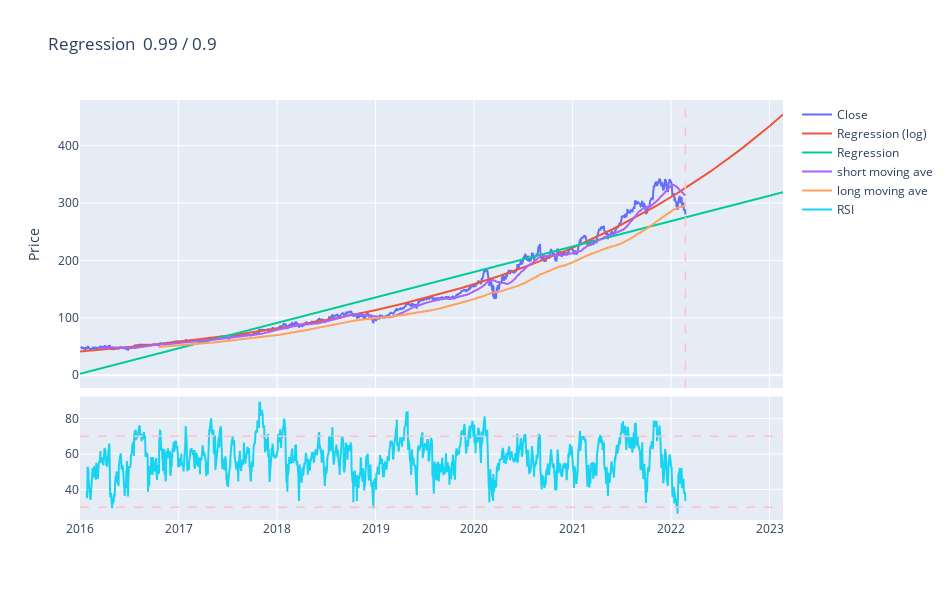

The cell this chart's notebook holds for it:
### Code cell
############### price range ####################
tdy = dt.datetime.today()
stdate = '2016-01-01'
eddate_tr = tdy
eddate_te = tdy

ma_type = 'sma'
preddays = 366  # future for prediction
mapd = (50, 200)  # (short, long) moving average period

# stock prices
stock = yf.Ticker(ticker)
skhist_tr = stock.history(start = stdate, end = eddate_tr).dropna()
skhist_te = stock.history(start = stdate, end = eddate_te).dropna()
skhigh_tr = skhist_tr['High']
sklow_tr = skhist_tr['Low']
skopen_tr = skhist_tr['Open']
skclose_tr = skhist_tr['Close']
skopen_te = skhist_te['Open']
skclose_te = skhist_te['Close']
skgl_te = [(skclose_te[i+1] - skclose_te[i])/skclose_te[i] for i in range(len(skclose_te)-1)]

# moving average
if ma_type == 'sma':
    mashort = sma(price = skclose_te, days = mapd[0])
    malong = sma(price = skclose_te, days = mapd[1])

elif ma_type == 'ema':
    mashort = ema(price = skclose_te, smooth = 2, days = mapd[0])
    malong = ema(price = skclose_te, smooth = 2, days = mapd[1])
    
dr_tr = (skclose_tr - skopen_tr)/skclose_tr
dr_te = (skclose_te - skopen_te)/skclose_te
dates_tr = skhist_tr.index
dates_te = skhist_te.index

# create index for regression
time_tr = np.array((dates_tr - dates_tr[0])/np.timedelta64(1, 'D')).reshape(-1, 1)
time_te = np.array((dates_te - dates_te[0])/np.timedelta64(1, 'D')).reshape(-1, 1)
pred_tm = np.array(range(int(time_te[-1])+1, int(time_te[-1])+preddays)).reshape(-1, 1)
time_pred = np.concatenate((time_te, pred_tm))

# prediction and moving ave time for plot
tm_pred = [dt.date.fromisoformat(stdate) + dt.timedelta(days = int(time_pred[i])) for i in range(len(time_pred))]

# time for short and long moving average
tm_mas = dates_te[mapd[0]:]
tm_mal = dates_te[mapd[1]:]

## regression on log(price)
reg_close_log = LinearRegression().fit(time_tr, np.log(skclose_tr))
close_score1 = np.round(reg_close_log.score(time_tr, np.log(skclose_tr)), 2)
pred_close1 = np.exp(reg_close_log.predict(time_pred))

## regression on price
reg_close = LinearRegression().fit(time_tr, skclose_tr)
close_score2 = np.round(reg_close.score(time_tr, skclose_tr), 2)
pred_close2 = reg_close.predict(time_pred)

## relative strength index
gain_ave1 = np.sum([gl for gl in skgl_te[:14] if gl >= 0])/14
loss_ave1 = np.sum([gl for gl in skgl_te[:14] if gl < 0])/14

skgl_rsi = skgl_te[14:]
gain_aves = [gain_ave1]
loss_aves = [loss_ave1]
for i in range(1, len(skgl_rsi)):
    
    if skgl_rsi[i] >= 0:
        cg = skgl_rsi[i]
        cl = 0
    elif skgl_rsi[i] < 0:
        cg = 0
        cl = skgl_rsi[i]
        
    gain_ave = (gain_aves[i-1]*13 + cg)/14
    gain_aves.append(gain_ave)
    
    loss_ave = (loss_aves[i-1]*13 + cl)/14
    loss_aves.append(loss_ave)

rs = abs(np.array(gain_aves)/np.array(loss_aves))
rsi = 100 - 100/(1 + rs)

## plots
fig = make_subplots(rows=2, cols=1, shared_xaxes=True, vertical_spacing=0.02, row_heights = [0.7, 0.3])

fig.add_trace(go.Scatter(x = dates_te, y = skclose_te, name = 'Close'), row=1, col=1)
fig.add_trace(go.Scatter(x = tm_pred, y = pred_close1, name = 'Regression (log)'), row=1, col=1)
fig.add_trace(go.Scatter(x = tm_pred, y = pred_close2, name = 'Regression'), row=1, col=1)
fig.add_trace(go.Scatter(x = tm_mas, y = mashort, name = 'short moving ave'), row=1, col=1)
fig.add_trace(go.Scatter(x = tm_mal, y = malong, name = 'long moving ave'),row=1, col=1)
fig.add_vline(x = dates_tr[-1], line_width = 1.5, line_dash = 'dash', line_color = 'pink', row=1, col=1)

fig.add_trace(go.Scatter(x = dates_te[15:], y = rsi, name = 'RSI'), row = 2, col = 1)
fig.add_hline(y = 30, line_width = 1.5, line_dash = 'dash', line_color = 'pink', row=2, col=1)
fig.add_hline(y = 70, line_width = 1.5, line_dash = 'dash', line_color = 'pink', row=2, col=1)
fig.update_layout(title='Regression  '+str(close_score1)+' / '+str(close_score2), yaxis_title='Price', width = 950, height = 600)
fig.show()

### Figure 1 — Plotly figure (JSON) as saved in the notebook; plotly's stock layout.template omitted (floating-point values rounded to 4 significant figures; data arrays with more than 128 entries replaced by an {"elided": "..."} marker saying what was removed)
{"data": [{"name": "Close", "type": "scatter", "x": {"elided": "1547 str values"}, "xaxis": "x", "y": {"elided": "1547 float values"}, "yaxis": "y"}, {"name": "Regression (log)", "type": "scatter", "x": {"elided": "1912 str values"}, "xaxis": "x", "y": {"elided": "1912 float values"}, "yaxis": "y"}, {"name": "Regression", "type": "scatter", "x": {"elided": "1912 str values"}, "xaxis": "x", "y": {"elided": "1912 float values"}, "yaxis": "y"}, {"name": "short moving ave", "type": "scatter", "x": {"elided": "1497 str values"}, "xaxis": "x", "y": {"elided": "1498 float values"}, "yaxis": "y"}, {"name": "long moving ave", "type": "scatter", "x": {"elided": "1347 str values"}, "xaxis": "x", "y": {"elided": "1348 float values"}, "yaxis": "y"}, {"name": "RSI", "type": "scatter", "x": {"elided": "1532 str values"}, "xaxis": "x2", "y": {"elided": "1532 float values"}, "yaxis": "y2"}], "layout": {"height": 600, "shapes": [{"line": {"color": "pink", "dash": "dash", "width": 1.5}, "type": "line", "x0": "2022-02-23T00:00:00", "x1": "2022-02-23T00:00:00", "xref": "x", "y0": 0, "y1": 1, "yref": "y domain"}, {"line": {"color": "pink", "dash": "dash", "width": 1.5}, "type": "line", "x0": 0, "x1": 1, "xref": "x2 domain", "y0": 30, "y1": 30, "yref": "y2"}, {"line": {"color": "pink", "dash": "dash", "width": 1.5}, "type": "line", "x0": 0, "x1": 1, "xref": "x2 domain", "y0": 70, "y1": 70, "yref": "y2"}], "title": {"text": "Regression  0.99 / 0.9"}, "width": 950, "xaxis": {"anchor": "y", "autorange": true, "domain": [0, 1], "matches": "x2", "range": ["2016-01-01", "2023-02-20"], "showticklabels": false, "type": "date"}, "xaxis2": {"anchor": "y2", "autorange": true, "domain": [0, 1], "range": ["2016-01-01", "2023-02-20"], "type": "date"}, "yaxis": {"anchor": "x", "autorange": true, "domain": [0.314, 1], "range": [-22.6, 479.7], "title": {"text": "Price"}, "type": "linear"}, "yaxis2": {"anchor": "x2", "autorange": true, "domain": [0, 0.294], "range": [22.74, 92.45], "type": "linear"}}}
